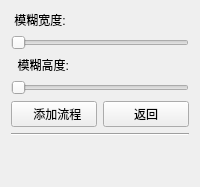
         <widget class="QWidget" name="page_22">
          <layout class="QGridLayout" name="gridLayout_17">
           <item row="2" column="0">
            <widget class="QLabel" name="label_28">
             <property name="text">
              <string>  模糊高度:</string>
             </property>
            </widget>
           </item>
           <item row="5" column="0" colspan="2">
            <widget class="QSlider" name="horizontalSlider_18">
             <property name="orientation">
              <enum>Qt::Horizontal</enum>
             </property>
            </widget>
           </item>
           <item row="7" column="0" colspan="2">
            <widget class="Line" name="line_42">
             <property name="orientation">
              <enum>Qt::Horizontal</enum>
             </property>
            </widget>
           </item>
           <item row="6" column="0">
            <widget class="QPushButton" name="pushButton_33">
             <property name="text">
              <string>  添加流程</string>
             </property>
            </widget>
           </item>
           <item row="6" column="1">
            <widget class="QPushButton" name="pushButton_34">
             <property name="text">
              <string>返回</string>
             </property>
            </widget>
           </item>
           <item row="0" column="0">
            <widget class="QLabel" name="label_27">
             <property name="text">
              <string> 模糊宽度:</string>
             </property>
            </widget>
           </item>
           <item row="8" column="0">
            <spacer name="verticalSpacer_18">
             <property name="orientation">
              <enum>Qt::Vertical</enum>
             </property>
             <property name="sizeHint" stdset="0">
              <size>
               <width>20</width>
               <height>40</height>
              </size>
             </property>
            </spacer>
           </item>
           <item row="1" column="0" colspan="2">
            <widget class="QSlider" name="horizontalSlider_17">
             <property name="orientation">
              <enum>Qt::Horizontal</enum>
             </property>
            </widget>
           </item>
          </layout>
         </widget>
